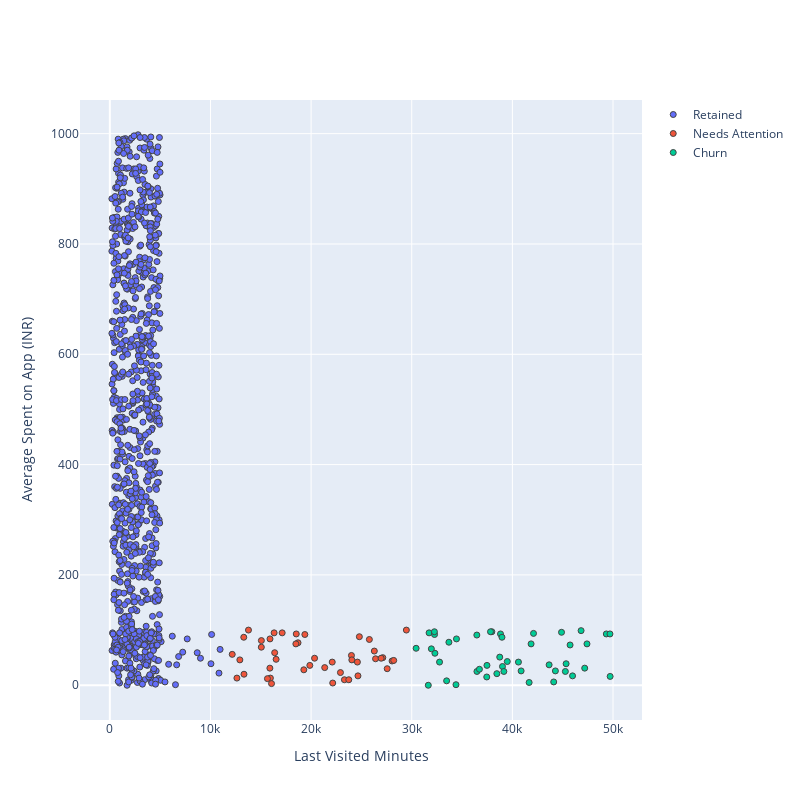

Write notebook code for a chart like this one.
### Code cell
# graphing the obtained clusters.
visuals = go.Figure()
for i in list(data["Segments"].unique()):
    visuals.add_trace(go.Scatter(x = data[data["Segments"]== i]['Last Visited Minutes'], 
                                y = data[data["Segments"] == i]['Average Spent on App (INR)'],
                                mode = 'markers',marker_size = 6, marker_line_width = 1, name = str(i)))

visuals.update_traces(hovertemplate='Last Visited Minutes: %{x} <br>Average Spent on App (INR): %{y}')

visuals.update_layout(width = 800, height = 800, autosize = True, showlegend = True,
                   yaxis_title = 'Average Spent on App (INR)', xaxis_title = 'Last Visited Minutes',
                   scene = dict(xaxis=dict(title = 'Last Visited Minutes', titlefont_color = 'black'),
                   yaxis=dict(title = 'Average Spent on App (INR)', titlefont_color = 'black')))

### Figure 1 — Plotly figure (JSON) as saved in the notebook; plotly's stock layout.template omitted (floating-point values rounded to 4 significant figures; data arrays with more than 128 entries replaced by an {"elided": "..."} marker saying what was removed)
{"data": [{"hovertemplate": "Last Visited Minutes: %{x} <br>Average Spent on App (INR): %{y}", "marker": {"line": {"width": 1}, "size": 6}, "mode": "markers", "name": "Retained", "type": "scatter", "x": {"elided": "910 int values"}, "y": {"elided": "910 int values"}}, {"hovertemplate": "Last Visited Minutes: %{x} <br>Average Spent on App (INR): %{y}", "marker": {"line": {"width": 1}, "size": 6}, "mode": "markers", "name": "Needs Attention", "type": "scatter", "x": [24008, 26405, 22915, 13331, 28046, 12629, 25789, 24048, 29465, 19379, 15053, 23311, 24656, 18701, 21352, 17126, 13777, 22099, 16523, 19278, 27125, 15060, 26282, 16381, 15915, 12920, 12163, 20344, 24600, 24796, 18485, 15953, 28208, 19874, 23745, 22148, 18525, 13310, 15662, 27561, 26958, 16067, 16324, 15904], "y": [54, 48, 23, 20, 44, 13, 83, 46, 100, 92, 69, 10, 17, 77, 32, 95, 100, 42, 47, 28, 50, 81, 62, 59, 84, 46, 56, 49, 42, 88, 75, 13, 45, 36, 10, 4, 93, 87, 12, 30, 49, 3, 95, 31]}, {"hovertemplate": "Last Visited Minutes: %{x} <br>Average Spent on App (INR): %{y}", "marker": {"line": {"width": 1}, "size": 6}, "mode": "markers", "name": "Churn", "type": "scatter", "x": [37959, 49334, 39016, 30435, 40868, 42101, 33465, 41859, 40603, 31724, 43650, 38744, 38821, 49715, 36469, 45339, 47187, 49696, 39153, 37826, 32302, 37453, 47412, 31950, 45979, 38457, 45265, 36478, 46826, 37474, 44275, 44883, 34395, 32265, 38966, 44107, 41664, 31644, 34445, 32253, 36725, 33692, 32762, 45734, 39494], "y": [97, 93, 34, 67, 26, 94, 8, 75, 42, 95, 37, 51, 93, 16, 91, 39, 31, 93, 25, 97, 58, 15, 75, 66, 17, 21, 25, 25, 99, 36, 26, 96, 1, 92, 87, 6, 5, 0, 84, 97, 29, 78, 42, 73, 43]}], "layout": {"autosize": true, "height": 800, "scene": {"xaxis": {"title": {"font": {"color": "black"}, "text": "Last Visited Minutes"}}, "yaxis": {"title": {"font": {"color": "black"}, "text": "Average Spent on App (INR)"}}}, "showlegend": true, "width": 800, "xaxis": {"title": {"text": "Last Visited Minutes"}}, "yaxis": {"title": {"text": "Average Spent on App (INR)"}}}}
